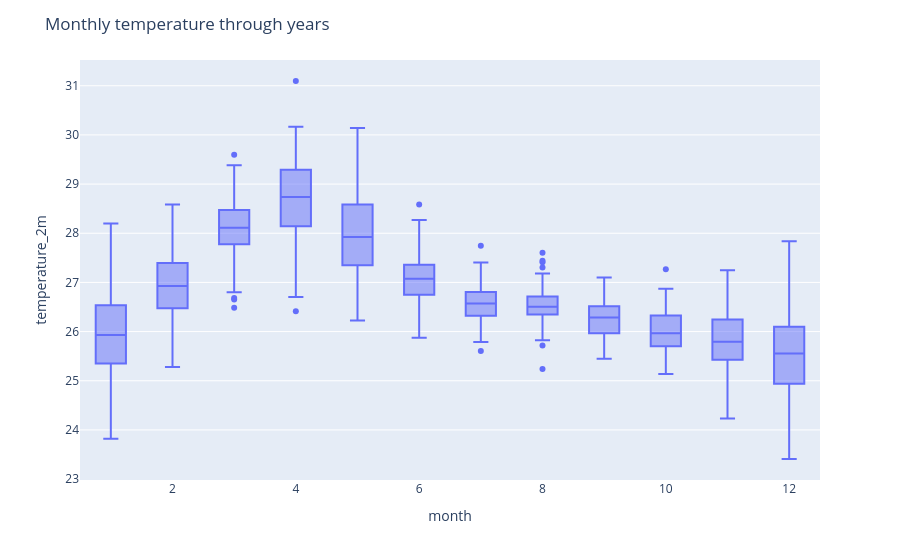

Notebook cell for this chart:
### Markdown cell above
This graph provides a clear visualization of temperature frequency over 80 years, with the most common temperature being around 26.5°C. 
The data reveals a moderately stable climate with a clear peak at this temperature and a gradual decline toward more extreme values. 
The region likely enjoys a temperate or subtropical climate, where temperatures rarely fall outside the 25°C to 29°C range for most months.

### Code cell
fig = px.box(temperature_df,'month','temperature_2m')
fig.update_layout(title='Monthly temperature through years')
fig.show()

### Figure 1 — Plotly figure (JSON) as saved in the notebook; plotly's stock layout.template omitted (floating-point values rounded to 4 significant figures; data arrays with more than 128 entries replaced by an {"elided": "..."} marker saying what was removed)
{"data": [{"alignmentgroup": "True", "hovertemplate": "month=%{x}<br>temperature_2m=%{y}<extra></extra>", "legendgroup": "", "marker": {"color": "#636efa"}, "name": "", "notched": false, "offsetgroup": "", "orientation": "v", "showlegend": false, "type": "box", "x": {"elided": "1009 int values"}, "x0": " ", "xaxis": "x", "y": {"elided": "1009 float values"}, "y0": " ", "yaxis": "y"}], "layout": {"boxmode": "group", "legend": {"tracegroupgap": 0}, "margin": {"t": 60}, "title": {"text": "Monthly temperature through years"}, "xaxis": {"anchor": "y", "domain": [0, 1], "title": {"text": "month"}}, "yaxis": {"anchor": "x", "domain": [0, 1], "title": {"text": "temperature_2m"}}}}
